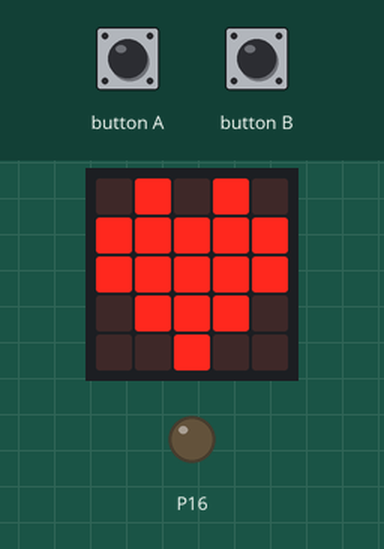
Bench run of a program on a simulated BBC micro:bit (MakeCode). Parts: the board's 5×5 LED display, output pins drawn as LEDs (lit = HIGH). The inputs (shaded band) are chosen by the test bench.

Above: at 2.8 s.
2.9 s: button A pressed for 0.15 s
At 3.3 s:
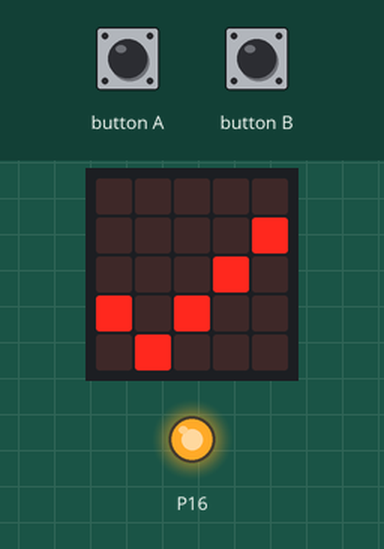
4.5 s: button B pressed for 0.15 s
At 5.7 s:
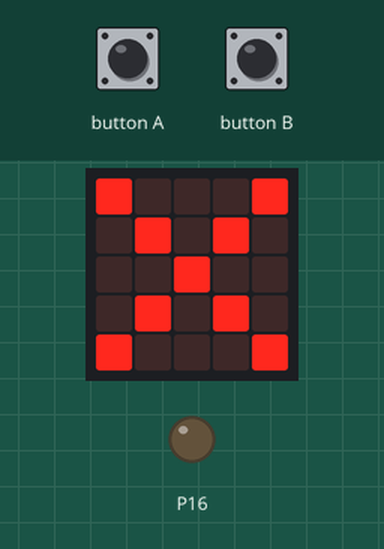
Timing chart, 0 to 7.5 s (numbered marks = the images above; inputs shaded):
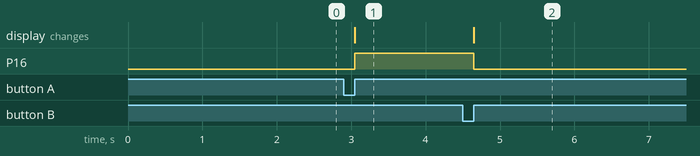

Measured:
- after the input at 2.9 s, P16: LOW → HIGH after 0.15 s; the display: changes after 0.15 s (image 1)
- after the input at 4.5 s, P16: HIGH → LOW after 0.15 s; the display: changes after 0.15 s (image 2)

The program:

main.ts
```typescript
// (licence header left out)
// on start
basic.clearScreen()
basic.showIcon(IconNames.Heart)
basic.pause(1000)
pins.digitalWritePin(DigitalPin.P16, 0)

// Pin on
input.onButtonPressed(Button.A, function () {
  pins.digitalWritePin(DigitalPin.P16, 1)
  basic.showIcon(IconNames.Yes)
})

// Pin off
input.onButtonPressed(Button.B, function () {
  pins.digitalWritePin(DigitalPin.P16, 0)
  basic.showIcon(IconNames.No)
})
```
